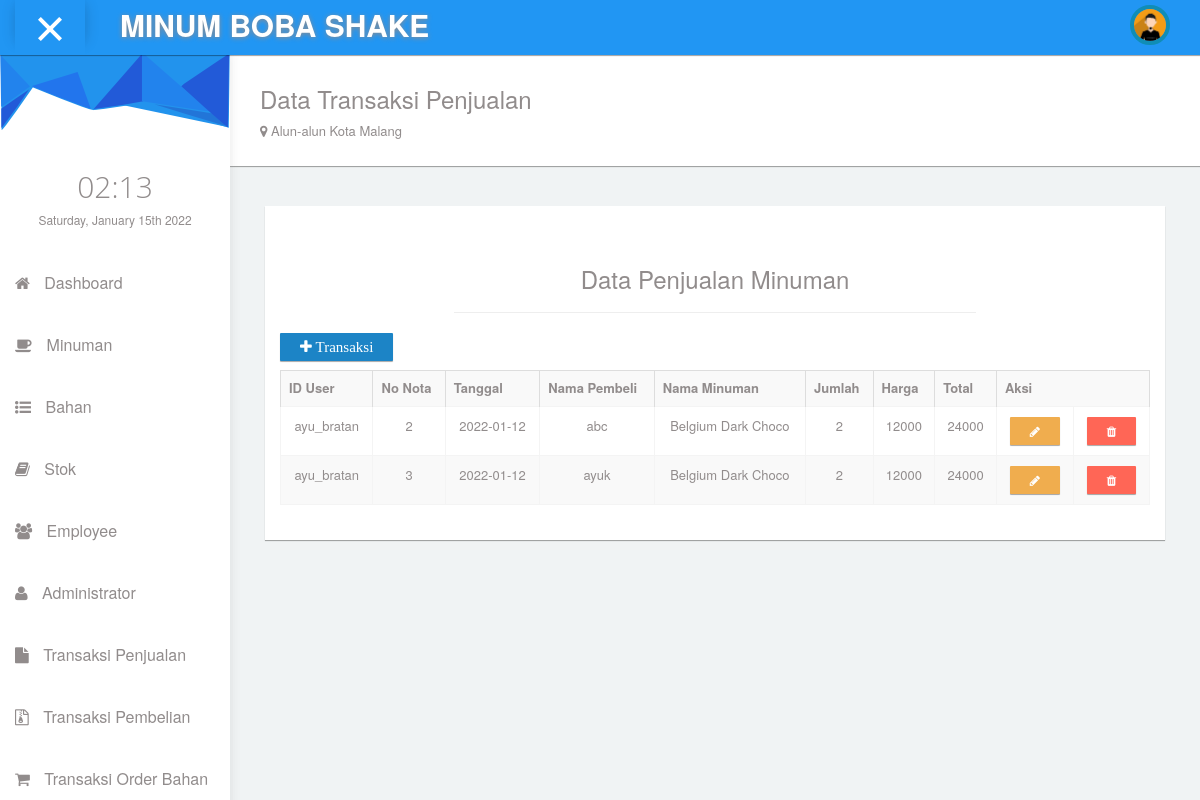
/adm_jual.php, run on the app's committed database.
### tables this page shows
CREATE TABLE `jual` (
  `id_user` varchar(20) NOT NULL,
  `no_nota` int(11) NOT NULL,
  `tgl` date NOT NULL,
  `nama_pembeli` varchar(50) NOT NULL,
  `kode_minuman` varchar(10) NOT NULL,
  `jumlah` int(11) NOT NULL,
  `harga` int(11) NOT NULL,
  `total` int(10) NOT NULL
);

CREATE TABLE `minuman` (
  `kode_minuman` varchar(5) NOT NULL,
  `nama_minuman` varchar(50) NOT NULL,
  `kode_bahan` varchar(10) NOT NULL,
  `harga` int(11) NOT NULL
);

### adm_jual.php (the view, shortened to what this page needs)
<!DOCTYPE html>
<html lang="en">
<head>
    <link rel="stylesheet" type="text/css" href="asset/css/bootstrap.min.css">
      <link rel="stylesheet" type="text/css" href="asset/css/plugins/font-awesome.min.css"/>
      <link rel="stylesheet" type="text/css" href="asset/css/plugins/simple-line-icons.css"/>
      <link rel="stylesheet" type="text/css" href="asset/css/plugins/animate.min.css"/>
      <link rel="stylesheet" type="text/css" href="asset/css/plugins/fullcalendar.min.css"/>
  <link href="asset/css/style.css" rel="stylesheet">
  </head>
 <body id="mimin" class="dashboard">
        <nav class="navbar navbar-default header navbar-fixed-top">
          <div class="col-md-12 nav-wrapper">
            <div class="navbar-header" style="width:100%;">
              <div class="opener-left-menu is-open">
                <span class="bottom"></span>
              </div>
                <a href="index.html" class="navbar-brand">
                 <b>MINUM BOBA SHAKE</b>
                </a>
              <ul class="nav navbar-nav navbar-right user-nav">
                <li class="user-name"><span><?php echo $_SESSION['nama_user'];?></span></li>
                  <li class="dropdown avatar-dropdown">
                   <img src="asset/img/avatar.jpg" class="img-circle avatar" alt="user name" data-toggle="dropdown" aria-haspopup="true" aria-expanded="true"/>
                </li>
                <li ><a href="#"></a></li>
              </ul>
            </div>
          </div>
        </nav>
      <div class="container-fluid mimin-wrapper">
             <div id="left-menu">
              <div class="sub-left-menu scroll">
                <ul class="nav nav-list">
                    <li><div class="left-bg"></div></li>
                    <li class="time">
                      <h1 class="animated fadeInLeft">21:00</h1>
                      <p class="animated fadeInRight">Sat,October 1st 2029</p>
                    </li>
                     <li><a href="adm_dash.php" class="tree-toggle nav-header"><span class="fa-home fa"></span> Dashboard</a></li>
                     <li><a href="adm_minum.php"><span class="fa-coffee fa"></span> Minuman</a></li>
                    <li><a href="adm_bahan.php"><span class="fa-list-ul fa"></span> Bahan</a></li>
                    <li><a href="adm_stok.php"><span class="fa-book fa"></span> Stok</a></li>
                    <li><a href="adm_user.php"><span class="fa-users fa"></span> Employee</a></li>
                    <li><a href="adm_adm.php"><span class="fa-user fa"></span> Administrator</a></li>
                    <li><a href="adm_jual.php"><span class="fa-file fa"></span> Transaksi Penjualan</a></li>
                    <li><a href="adm_beli.php"><span class="fa-file-archive-o fa"></span> Transaksi Pembelian</a></li>
                    <li><a href="adm_orderan.php"><span class="fa-shopping-cart fa"></span> Transaksi Order Bahan</a></li>
                  </ul>
                </div>
            </div>
            <div id="content">
                <div class="panel">
                  <div class="panel-body">
                      <div class="col-md-6 col-sm-12">
                        <h3 class="animated fadeInLeft">Data Transaksi Penjualan</h3>
                        <p class="animated fadeInDown"><span class="fa  fa-map-marker"></span> Alun-alun Kota Malang</p>
                    </div>
                  </div>
                </div>
                <div class="col-md-12" style="padding:20px;">
                    <div class="col-md-12 padding-0">
                        <div class="col-md-12 padding-0">
                            <div class="col-md-12 padding-0">
                                <div class="col-md-12">
                                    <div class="panel box-v1">
                                      <div class="panel-body text-center">
                                        <h3>Data Penjualan Minuman</h3>
                                        <hr/>
                                        <a href="adm_c_jual.php" class="btn btn-primary btn-sm left"><span class="fa fa-plus" style="font-size: 15px;">  Transaksi</span></a>
                                        <br><br>
                                        <table class="table table-bordered table-striped">
                                          <tr>
                                            <th>ID User</th>
                                            <th>No Nota</th>
                                            <th>Tanggal</th>
                                            <th>Nama Pembeli</th>
                                            <th>Nama Minuman</th>
                                            <th>Jumlah</th>
                                            <th>Harga</th>
                                            <th>Total</th>
                                            <th colspan="2">Aksi</th>
                                          </tr>
                                          <?php
                                            include 'koneksi.php';
                                            $data = mysqli_query($konek, "SELECT * from jual, minuman where jual.kode_minuman=minuman.kode_minuman");
                                            while ($d = mysqli_fetch_array($data)) {
                                          ?>
                                            <tr>
                                              <td><?php echo $d['id_user']; ?></td>
                                              <td><?php echo $d['no_nota']; ?></td>
                                              <td><?php echo $d['tgl']; ?></td>
                                              <td><?php echo $d['nama_pembeli']; ?></td>
                                              <td><?php echo $d['nama_minuman']; ?></td>
                                              <td><?php echo $d['jumlah']; ?></td>
                                              <td><?php echo $d['harga']; ?></td>
                                              <td><?php echo $d['total']; ?></td>
                                              <td>
                                              <center><a href="adm_ub_jual.php?no_nota=<?php echo $d['no_nota']; ?>" class="btn btn-warning btn-sm"><span class="fa fa-pencil"></span></a></center>
                                              </td>
                                              <td>
                                              <center><a href="adm_h_jual.php?no_nota=<?php echo $d['no_nota']; ?>" onclick="return confirm('Apakah anda yakin?')" class="btn btn-danger btn-sm"><span class="fa fa-trash"></span></a></center>
                                              </td>
                                            </tr>
                                            <?php
                                            }
                                            ?>
                                        </table>
                                      </div>
                                    </div>
                                </div>
                            </div>
                        </div>
                    </div>
              </div>
      </div>
  </body>
</html>

### data on the page
jual: id_user "ayu_bratan", no_nota "2", tgl "2022-01-12", nama_pembeli "abc", minuman.nama_minuman "Belgium Dark Choco", jumlah "2", minuman.harga "12000", total "24000"
jual: id_user "ayu_bratan", no_nota "3", tgl "2022-01-12", nama_pembeli "ayuk", minuman.nama_minuman "Belgium Dark Choco", jumlah "2", minuman.harga "12000", total "24000"
